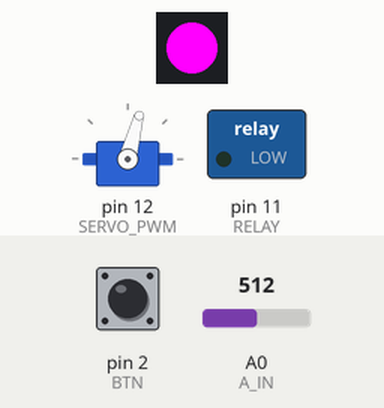
Recording of a sketch running on a simulated Arduino Uno, built with avr-gcc and run on an emulated ATmega328P. Shown: servo, 1 RGB LEDs in strip order, left to right, switched loads named in the sketch (green lamp = pin HIGH). The test bench sets the inputs (shaded band); at power-on: pin 2 (BTN) HIGH, A0 (A_IN) = 512.

Above: at 1.2 s.
1.3 s: pin 2 (BTN) pulled LOW for 0.15 s
At 1.37 s:
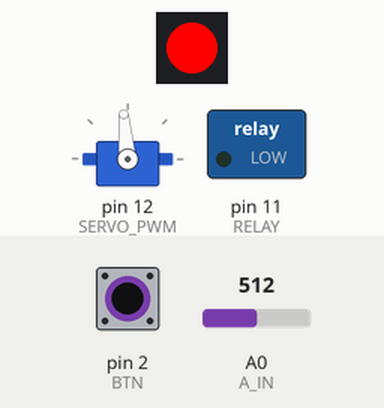
2.9 s: pin 2 (BTN) pulled LOW for 3.2 s
At 7.0 s:
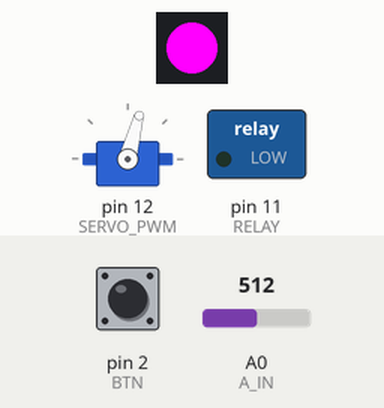
Timing chart, 0 to 8.5 s (numbered marks = the images above; inputs shaded):
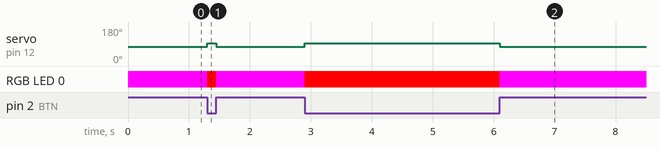

Measured:
- after the input at 1.3 s, servo on pin 12 (SERVO_PWM): 75° → 95° at once, → 75° 0.15 s later; RGB LED 0: RGB(255, 0, 255) → RGB(255, 0, 0) at once, → RGB(255, 0, 255) 0.15 s later
- after the input at 2.9 s, servo on pin 12 (SERVO_PWM): 75° → 95° at once, → 75° 3.2 s later; RGB LED 0: RGB(255, 0, 255) → RGB(255, 0, 0) at once, → RGB(255, 0, 255) 3.2 s later

The sketch:

Start_taster.ino
```cpp
#define SERVO_PWM         12
#define RELAY             11
#define LED_BUILDIN       13
#define A_IN              0
#define BTN               2
#define NEO_PIN           3

#define BTN_PRESSED       HIGH
#define A_THRESH          600
#define SERVO_TIMEOUT_MS  1000

#define POS_RELEASED      95
#define POS_PRESSED       75

#include <FastLED.h>
#include <Servo.h>

const CRGB COL_Standby = CRGB(255,  0,  0);
const CRGB COL_Pressed = CRGB(255,  0,255);
const CRGB COL_Running = CRGB(  0,  0,255);

CRGB led;
Servo myservo;
unsigned long long lastServoAction = millis();


typedef enum state{
  Standby,
  Pressed,
  Running
}state;

state currentState = Standby;

void servoRelease(){
  myservo.attach(SERVO_PWM);
  myservo.write(POS_RELEASED);
  lastServoAction = millis();
}
void servoPress(){
  myservo.attach(SERVO_PWM);
  myservo.write(POS_PRESSED);
  lastServoAction = millis();
}
void relayOpen(){
  digitalWrite(RELAY, LOW);
  digitalWrite(LED_BUILDIN, LOW);
}
void relayClose(){
  digitalWrite(RELAY, HIGH);
  digitalWrite(LED_BUILDIN, HIGH);
}

void setNeo(CRGB color){
  if (led == color) return;
  led = color;
  FastLED.show();
}


void setup() {
  pinMode(RELAY, OUTPUT);
  pinMode(BTN, INPUT_PULLUP);

  FastLED.addLeds<WS2812B, NEO_PIN, GRB>(&led, 1);
  myservo.attach(SERVO_PWM);
  myservo.write(POS_RELEASED);
  lastServoAction = millis();

}

void loop() {
  if (digitalRead(BTN) == BTN_PRESSED && currentState != Pressed){
    currentState = Pressed;
    servoPress();
  }
  else if (digitalRead(BTN) != BTN_PRESSED && currentState == Pressed){
    servoRelease();
    currentState = Standby;
  }
  if (currentState != Pressed && analogRead(A_IN) < A_THRESH){
    currentState = Standby;
  }
  if (currentState != Pressed && analogRead(A_IN) >= A_THRESH){
    currentState = Running;
  }


  switch(currentState){
    case Pressed:
      setNeo(COL_Pressed);
      break;
    case Running:
      setNeo(COL_Running);
      relayClose();
      break;
    case Standby:
    default:
      setNeo(COL_Standby);
      relayOpen();
      break;
  }

  if(myservo.attached() && millis() > lastServoAction + SERVO_TIMEOUT_MS && currentState != Pressed){
    myservo.detach();
  }

}
```
